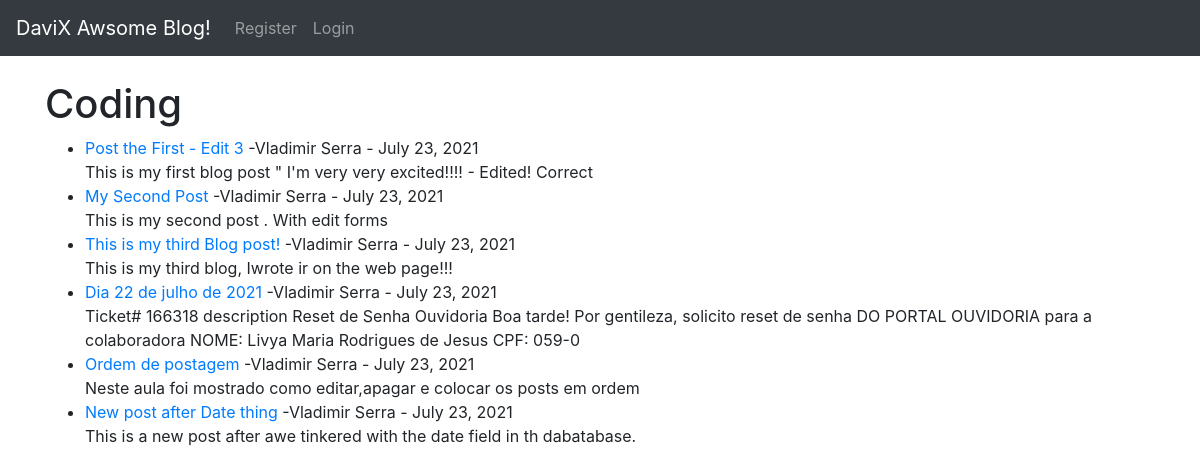
Page /category/coding/ on the earlier database version.
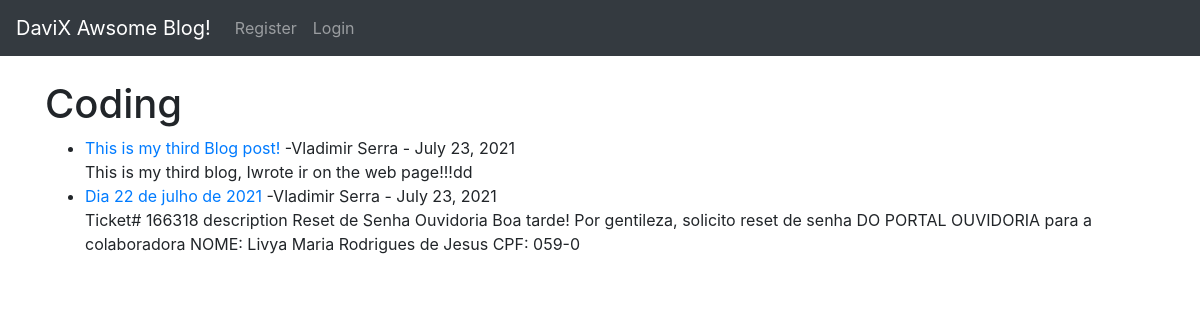
Same page on the later database version.
### theblog/models.py (models this page shows, shortened)
class Post(models.Model):
    title = models.CharField(max_length=255)
    title_tag = models.CharField(max_length=255)
    author = models.ForeignKey(User, on_delete=models.CASCADE)
    body = models.TextField()
    post_date = models.DateField(auto_now_add=True)
    category = models.CharField(max_length=255, default='coding')

### theblog/views.py (the view)
# urls.py: path('category/<str:cats>/', CategoryView, name='category'),
def CategoryView(request, cats):
    category_posts = Post.objects.filter(category=cats)
    return render(request, 'categories.html', {'cats': cats.title(), 'category_posts': category_posts})

### theblog/templates/categories.html (shortened to what this page needs)
{% extends 'base.html' %}
{% block content %}
    {% if category_posts %}
        <h1>{{ cats }} </h1>
        <ul>
        {% for post in category_posts %}
                <li><a href="{% url 'article-detail' post.pk %}">
                    {{ post.title }} </a>
                -{{ post.author.first_name }}
                {{ post.author.last_name }} -
                    {{post.post_date}} <br/>
                {{ post.body|slice:":200"|safe }}</li>
        {% endfor %}
        </ul>
    {% else %}
        <h2> Sorry this page does not exist...</h2>
    {% endif%}
{% endblock %}

### theblog/templates/base.html (shortened to what this page needs)
<!doctype html>
<html lang="en">
<head>
    <link rel="stylesheet" href="https://stackpath.bootstrapcdn.com/bootstrap/4.4.1/css/bootstrap.min.css"
>
</head>
<body>
    <nav class="navbar navbar-expand-lg navbar-dark bg-dark">
        <a class="navbar-brand" href="{% url 'home' %}">DaviX Awsome Blog!</a>
        <div class="collapse navbar-collapse" id="navbarSupportedContent">
            <ul class="navbar-nav mr-auto">
                {% if user.is_authenticated %}
                    <li class="nav-item">
                        <a class="nav-link" href="{% url 'add_post' %}">Add Post</a>
                    </li>
                    <li class="nav-item">
                        <a class="nav-link" href="{% url 'add_category' %}">Add Category</a>
                    </li>
                    <li class="nav-item">
                        <a class="nav-link" href="{% url 'logout' %}">Logout</a>
                    </li>
                {% else %}
                    <li class="nav-item">
                        <a class="nav-link" href="{% url 'register' %}">Register</a>
                    </li>
                    <li class="nav-item">
                        <a class="nav-link" href="{% url 'login' %}">Login</a>
                    </li>
                {% endif %}
            </ul>
        </div>
    </nav>
    <br />
    <div class="container">
        {% block content %}
        {% endblock %}
    </div>
</body>
</html>

Differences in the rows shown:
removed Post: title "Post the First - Edit 3", author.first_name "Vladimir", author.last_name "Serra", post_date "July 23, 2021", body "This is my first blog post \" I'm very very excited!!!! - Edited! Correct"
removed Post: title "My Second Post", author.first_name "Vladimir", author.last_name "Serra", post_date "July 23, 2021", body "This is my second post . With edit forms"
removed Post: title "Ordem de postagem", author.first_name "Vladimir", author.last_name "Serra", post_date "July 23, 2021", body "Neste aula foi mostrado como editar,apagar e colocar os posts em ordem"
removed Post: title "New post after Date thing", author.first_name "Vladimir", author.last_name "Serra", post_date "July 23, 2021", body "This is a new post after awe tinkered with the date field in th dabatabase."
changed Post "This is my third Blog post!": body "This is my third blog, Iwrote ir on the web page!!!" → "This is my third blog, Iwrote ir on the web page!!!dd"
